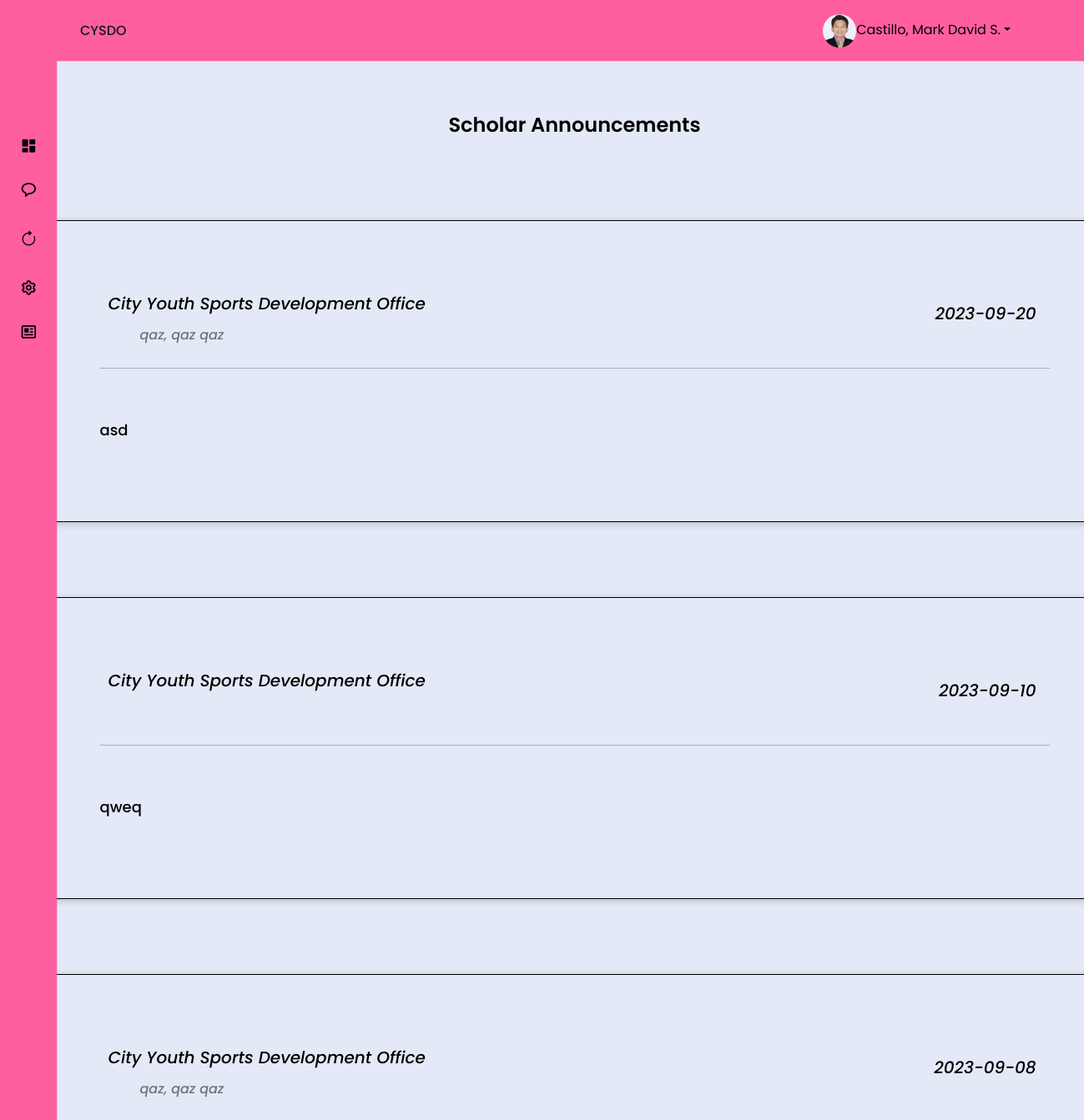
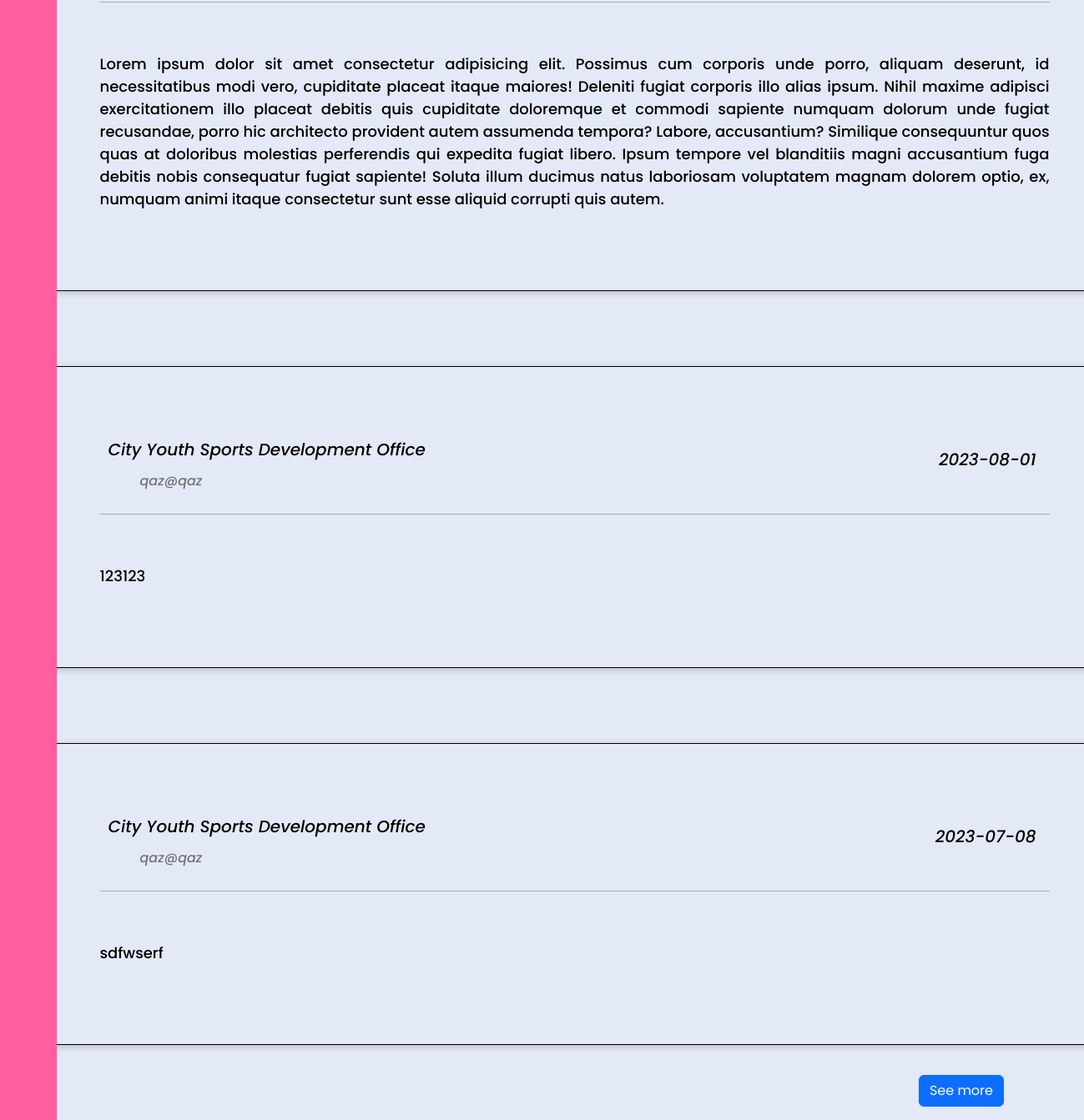
The page /pages/scholar/scholarAnnouncement.php (signed in) on the database its author committed (2 pictures, top to bottom).
### tables this page shows
CREATE TABLE `announcements` (
  `uploadId` int(11) NOT NULL,
  `uploadDate` date NOT NULL DEFAULT current_timestamp(),
  `announcement` longtext NOT NULL,
  `uploader` varchar(50) NOT NULL,
  `category` varchar(255) NOT NULL
);

### pages/scholar/scholarAnnouncement.php (the view, shortened to what this page needs)
<!DOCTYPE html>
<html lang="en">
<head>
    <link rel="stylesheet" href="https://cdn.jsdelivr.net/npm/boxicons@latest/css/boxicons.min.css">
    <link rel="stylesheet" href="https://cdn.jsdelivr.net/npm/bootstrap-icons@1.10.5/font/bootstrap-icons.css">
    <link href="https://cdn.jsdelivr.net/npm/bootstrap@5.3.0/dist/css/bootstrap.min.css" rel="stylesheet">
</head>
<body>
    <?php
    include '../../assets/template/scholarNav.php';
    ?>
    <main>
        <section>
            <?php
            include '../include/dbConnection.php';
            $query = "SELECT * FROM announcements WHERE category = 'scholar' ORDER BY uploadDate DESC ";
            $resultGetPost = mysqli_query($conn, $query);
            $postCounter = 0;
            ?>
            <div class='textAlign'>
                <p style="text-transform: capitalize;" class='bold d-block w-auto'>
                    Scholar Announcements
                </p>
            </div>
            <?php
            if ($resultGetPost) {
                if ($resultGetPost->num_rows > 0) {
                    while ($row = $resultGetPost->fetch_assoc()) {
                        $postCounter++;
                        if ($postCounter <= 5) {
                            echo '<div class="textBody">';
                        } else {
                            echo '<div class="textBody" style="display: none;">';
                        }
                        echo "
            <ul class='box-info justify-content-center'>
                <li class='responsive'>
                    <img src='./assets/image/CysdoLogo.png' style='height: 50px; width: 50px;' class='sideLogo'><i class='caption'>City Youth Sports Development Office</i></a>
                    <i id='uploadDate' class='date p-3'>" . $row['uploadDate'] . "</i>
                    <div>
                        <i id='uploaderName' class='textCap text-black-50 ms-5'>" . $row['uploader'] . "</i>
                    </div>
                    <hr class='mb-3 mt-4'>
                    <div class='content w-100'>
                        <p id='uploaderPost' class='Post lh-base'>" . nl2br($row['announcement']) . "
                        </p>
                    </div>
                </li>
            </ul>
             </div>
       ";
                    }
                    if ($postCounter > 5) {
                        echo '<div class="see-more-container float-end me-5 mb-3"><a class="see-more-btn btn btn-primary">See more</a></div>';
                    }
                } else {
                    echo "No announcements found.";
                }
            } else {
                echo "An error occurred while retrieving announcements.";
            }
            ?>
        </section>
    </main>
</body>
</html>

### assets/template/scholarNav.php (shortened to what this page needs)
<!DOCTYPE html>
<html lang="en">
<head>
    <link rel="stylesheet" href="https://cdn.jsdelivr.net/npm/boxicons@latest/css/boxicons.min.css">
    <link rel="stylesheet" href="https://cdn.jsdelivr.net/npm/bootstrap-icons@1.10.5/font/bootstrap-icons.css">
    <link href="https://cdn.jsdelivr.net/npm/bootstrap@5.3.0/dist/css/bootstrap.min.css" rel="stylesheet">
</head>
<body>
    <header class="header">
        <div class="header__container">
            <a class="navProfile nav-link dropdown-toggle text-black" type="button" data-bs-toggle="dropdown" href="#" aria-expanded="false"><img src="../../assets/image/1x1.jpg" class="header__img"><?php echo $_SESSION['user']; ?></a>
            <a href="#" class="header__logo">CYSDO</a>
        </div>
    </header>
    <div class="nav" id="navbar">
        <nav class="nav__container">
            <div>
                <a href="#" class="nav__link nav__logo">
                </a>
                <div class="nav__list">
                    <div class="nav__items">
                        <a href="scholarHome.php" class="nav__link">
                            <i class='bx bxs-dashboard nav__icon'></i>
                        </a>
                        <a href="scholarMessage.php" class="nav__link">
                            <i class='bx bx-message-rounded nav__icon'></i>
                        </a>
                        <a href="#" class="nav__link">
                            <i class="bi bi-arrow-clockwise nav__icon"></i>
                        </a>
                        <a href="#" class="nav__link">
                            <i class='bx bx-cog nav__icon'></i>
                        </a>
                        <a href="scholarAnnouncement.php" class="nav__link">
                            <i class='bx bx-news nav__icon'></i>
                        </a>
                    </div>
                </div>
            </div>
        </nav>
    </div>

### pages/scholar/scholarAnnouncement.php (style rules this page uses)
* { margin: 0; padding: 0; box-sizing: border-box; font-family: "Poppins", sans-serif; }
body { background-color: whitesmoke; background-size: cover; background-position: center; }
.navProfile { margin-right: 20px; }
.caption { margin-top: 20px; margin-left: 10px; font-size: 20px; }
.textAlign { padding-top: 20px; padding-bottom: 10px; display: block; text-align: center; font-size: 24px; width: 100%; }
.bold { font-weight: 600; }
.textBody { margin-top: 50px; }
.box-info { display: grid; grid-gap: 24px; margin-top: 36px; padding: 20px; }
.box-info li { padding: 80px; border-radius: 20px; border: 1px solid black; display: block; align-items: center; grid-gap: 24px; height: 100%; width: 100%; }
.box-info li { font-size: 24px; font-weight: 500; box-shadow: 0px 2px 8px 0px rgba(0, 0, 0, 0.2); width: 1300px; }
.textCap { font-size: 16px; }
.date { float: right; font-size: 20px; }
.Post { font-size: 18px; text-align: justify; margin-top: 60px; }

### assets/template/scholarNav.php (style rules this page uses)
:root { --header-height: 3.5rem; --nav-width: 219px; --first-color: #E4E9F7; --first-color-light: #C23373; --title-color: #19181B; --text-color: #000; --text-color-light: #000; --body-color: #E4E9F7; --container-color: #FF5F9E; --body-font: 'Poppins', sans-serif; --normal-font-size: .938rem; --small-font-size: .75rem; --smaller-font-size: .75rem; --font-medium: 500; --font-semi-bold: 600; --z-fixed: 100; }
@media screen and (min-width: 1024px) { :root { --normal-font-size: 1rem; --small-font-size: .875rem; --smaller-font-size: .813rem; } }
body { margin: var(--header-height) 0 0 0; padding: 1rem 1rem 0; font-family: var(--body-font); font-size: var(--normal-font-size); background-color: var(--body-color); color: var(--text-color); }
section { margin-top: 40px; margin-left: 30px; }
a { text-decoration: none; padding-top: 5px; }
img { max-width: 100%; height: auto; }
.header { position: fixed; top: 0; left: 0; width: 100%; height: 73px; background-color: var(--container-color); box-shadow: 0 1px 0 rgba(22, 8, 43, 0.1); padding: 0 1rem; z-index: var(--z-fixed); }
.header__container { display: block; justify-content: space-between; }
.header__img { width: 35px; height: 35px; border-radius: 50%; }
.navProfile { display: inline; float: right; margin-top: 17px; margin-right: 40px; }
.header__logo { color: var(--title-color); font-weight: var(--font-medium); display: none; }
.nav { position: fixed; top: 1; left: -100%; height: 100%; padding: 1rem 1rem 0; background-color: var(--container-color); box-shadow: 1px 0 0 rgba(22, 8, 43, 0.1); z-index: var(--z-fixed); transition: .4s; }
.nav__container { height: 100%; display: flex; flex-direction: column; justify-content: space-between; padding-bottom: 3rem; overflow: auto; scrollbar-width: none; }
.nav__logo { font-weight: var(--font-semi-bold); margin-bottom: 2.5rem; }
.nav__list, .nav__items { display: grid; }
.nav__list { row-gap: 2.5rem; }
.nav__items { row-gap: 1.5rem; }
.nav__link { display: flex; align-items: center; color: var(--text-color); }
.nav__icon { font-size: 1.2rem; margin-right: .5rem; }
@media screen and (min-width: 768px) { body { padding: 1rem 3rem 0 6rem; } }
@media screen and (min-width: 768px) { .header { padding: 0 3rem 0 6rem; } }
@media screen and (min-width: 768px) { .header__container { height: calc(var(--header-height) + .5rem); } }
@media screen and (min-width: 768px) { .header__logo { display: inline-flex; margin-top: 20px; text-align: start; } }
@media screen and (min-width: 768px) { .header__img { width: 40px; height: 40px; } }
@media screen and (min-width: 768px) { .nav { left: 0; padding: 1.2rem 1.5rem 0; width: 68px; } }
@media screen and (min-width: 768px) { .nav__items { row-gap: 1.7rem; } }
@media screen and (min-width: 768px) { .nav__icon { font-size: 1.3rem; } }

### rows shown on the page
announcements: uploadDate "2023-09-20", uploader "qaz, qaz qaz", announcement "asd"
announcements: uploadDate "2023-09-10", announcement "qweq"
announcements: uploadDate "2023-09-08", uploader "qaz, qaz qaz", announcement "Lorem ipsum dolor sit amet consectetur adipisicing elit. Possimus cum corporis unde porro, aliquam deserunt, id necessitatibus modi vero, cupiditate placeat itaque maiores! Deleniti fugiat corporis illo alias ipsum. Nihil maxime adipisci exercitationem illo placeat debitis quis cupiditate doloremque et commodi sapiente numquam dolorum unde fugiat recusandae, porro hic architecto provident autem assumenda tempora? Labore, accusantium? Similique consequuntur quos quas at doloribus molestias perferendis qui expedita fugiat libero. Ipsum tempore vel blanditiis magni accusantium fuga debitis nobis consequatur fugiat sapiente! Soluta illum ducimus natus laboriosam voluptatem magnam dolorem optio,…"
announcements: uploadDate "2023-08-01", uploader "qaz@qaz", announcement "123123"
announcements: uploadDate "2023-07-08", uploader "qaz@qaz", announcement "sdfwserf"

### other values the page prints
$_SESSION['user'] "Castillo, Mark David S."
